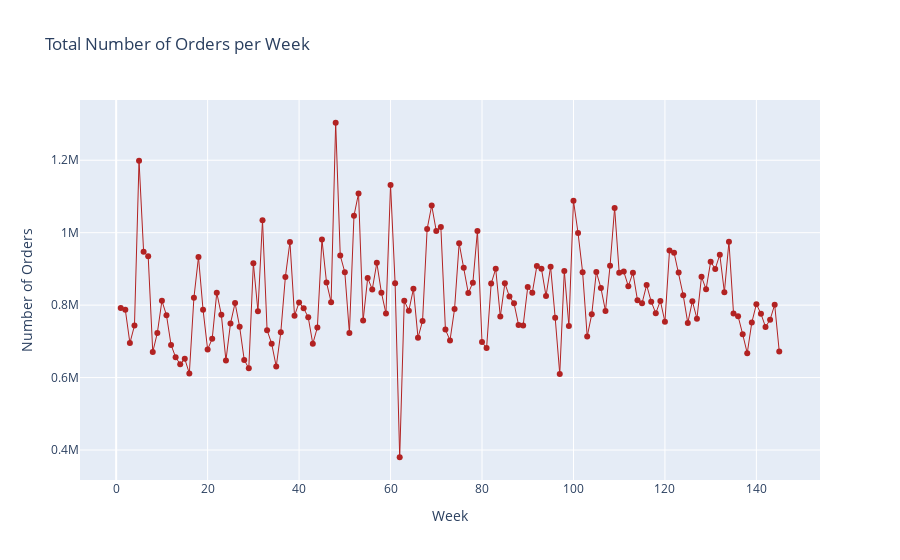

The notebook cell this image was saved under:
### Code cell
#calculate total orders per week
weekly_orders=df.groupby('week',as_index=False)['num_orders'].sum() #group num_orders by week & calculate sum of orders.

#plot the total orders per week
import plotly.graph_objects as go
fig=go.Figure()
fig.add_trace(go.Scatter(x=weekly_orders.week,y=weekly_orders.num_orders,mode='lines+markers',line=dict(color='firebrick',width=1)))
fig.update_layout(title='Total Number of Orders per Week',xaxis_title='Week',yaxis_title='Number of Orders')

### Figure 1 — Plotly figure (JSON) as saved in the notebook; plotly's stock layout.template omitted (floating-point values rounded to 4 significant figures; data arrays with more than 128 entries replaced by an {"elided": "..."} marker saying what was removed)
{"data": [{"line": {"color": "firebrick", "width": 1}, "mode": "lines+markers", "type": "scatter", "x": {"elided": "145 int values"}, "y": {"elided": "145 int values"}}], "layout": {"title": {"text": "Total Number of Orders per Week"}, "xaxis": {"title": {"text": "Week"}}, "yaxis": {"title": {"text": "Number of Orders"}}}}
